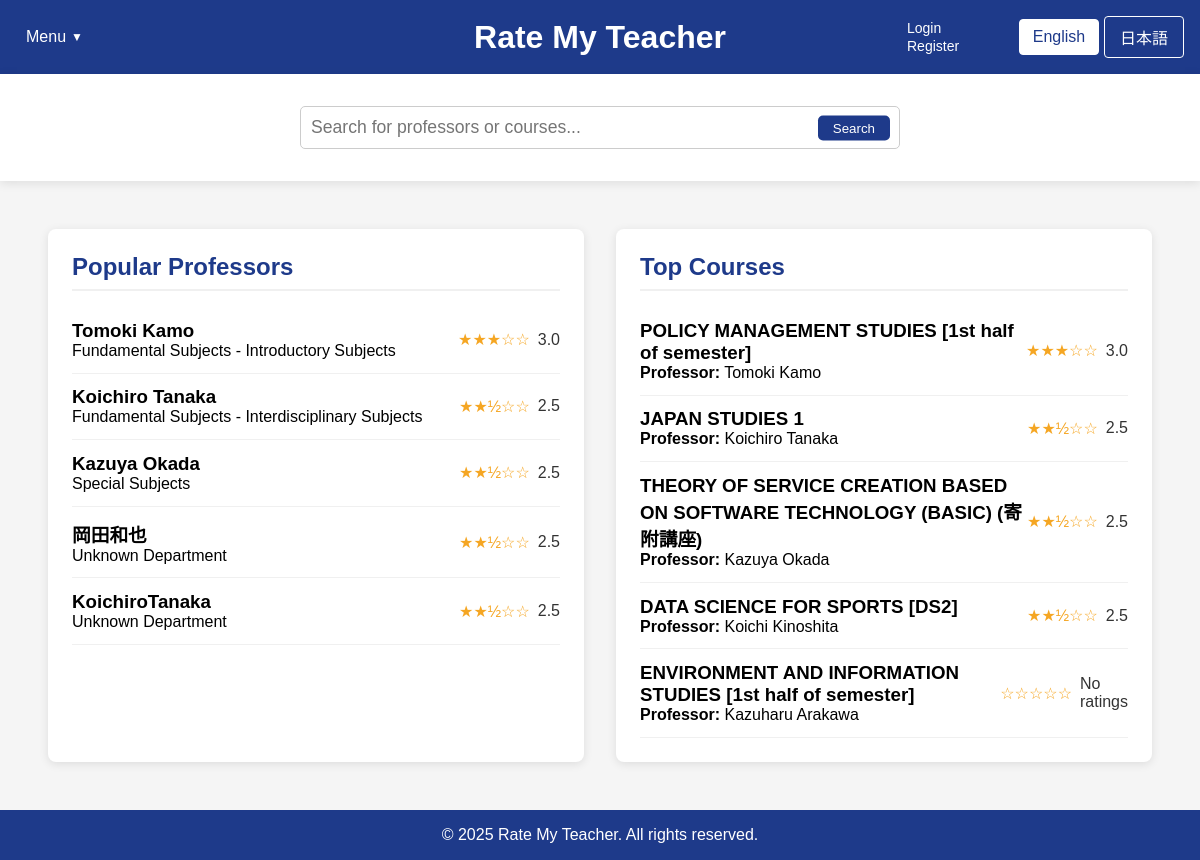
Page /home_fallback.php on the earlier database version.
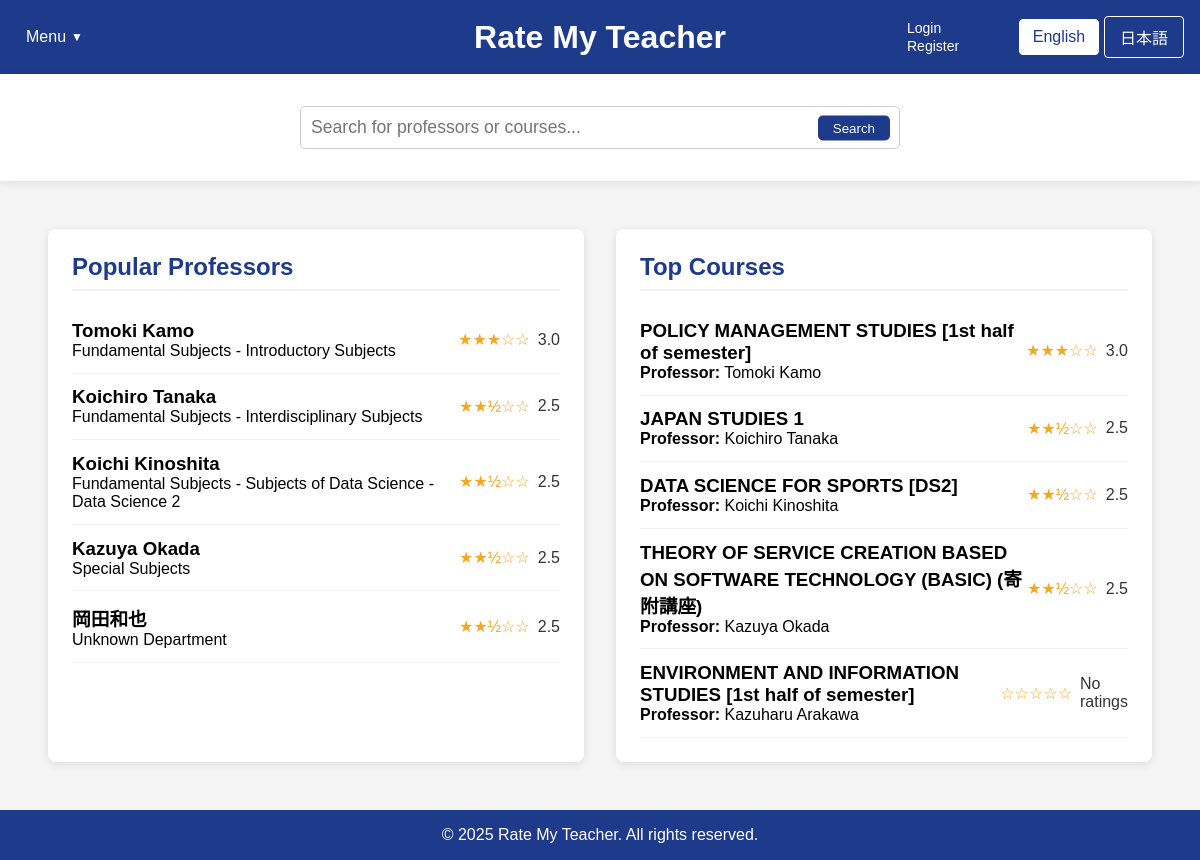
Same page on the later database version.
### tables this page shows
CREATE TABLE professors (
        id INTEGER PRIMARY KEY AUTOINCREMENT,
        name TEXT NOT NULL,
        department TEXT,
        bio TEXT,
        avg_content_quality REAL DEFAULT 0,
        avg_difficulty REAL DEFAULT 0,
        overall_rating REAL DEFAULT 0,
        review_count INTEGER DEFAULT 0
    );

CREATE TABLE courses (
        id INTEGER PRIMARY KEY AUTOINCREMENT,
        name TEXT NOT NULL,
        course_code TEXT,
        description TEXT,
        professor_id INTEGER,
        semester TEXT,
        avg_content_quality REAL DEFAULT 0,
        avg_difficulty REAL DEFAULT 0,
        overall_rating REAL DEFAULT 0,
        review_count INTEGER DEFAULT 0,
        FOREIGN KEY (professor_id) REFERENCES professors(id) ON DELETE SET NULL
    );

### home_fallback.php (the view, shortened to what the rows shown need)
<?php
$isLoggedIn = isset($_SESSION["loggedin"]) && $_SESSION["loggedin"] === true;
require_once 'config.php';
function getTopProfessors($limit = 5) {
    global $conn;
    $professors = [];
    try {
        $ratingCount = 0;
        $ratingCheckResult = $conn->query("SELECT COUNT(*) as count FROM ratings");
        if ($ratingCheckResult) {
            $ratingCountRow = $ratingCheckResult->fetchArray(SQLITE3_ASSOC);
            $ratingCount = $ratingCountRow['count'];
        }
        if ($ratingCount > 0) {
            $hasProfRatingColumns = false;
            $columnsResult = $conn->query("PRAGMA table_info(professors)");
            while ($col = $columnsResult->fetchArray(SQLITE3_ASSOC)) {
                if ($col['name'] === 'avg_content_quality' || $col['name'] === 'overall_rating') {
                    $hasProfRatingColumns = true;
                    break;
                }
            }
            if ($hasProfRatingColumns) {
                $stmt = $conn->prepare("
                    SELECT id, name, department,
                           COALESCE(overall_rating, (avg_content_quality + avg_difficulty) / 2) as avg_rating,
                           COALESCE(avg_content_quality, 0) as avg_content_quality,
                           COALESCE(avg_difficulty, 0) as avg_difficulty,
                           COALESCE(review_count, 0) as review_count
                    FROM professors
                    WHERE COALESCE(review_count, 0) > 0
                    ORDER BY avg_rating DESC, review_count DESC
                    LIMIT :limit
                ");
            }
            $stmt->bindValue(':limit', $limit, SQLITE3_INTEGER);
            $result = $stmt->execute();
            while ($row = $result->fetchArray(SQLITE3_ASSOC)) {
                if (isset($row['avg_rating']) && $row['avg_rating'] !== null) {
                    $row['avg_rating'] = number_format((float)$row['avg_rating'], 1);
                } else {
                    $row['avg_rating'] = "N/A";
                }
                $professors[] = $row;
            }
        }
    } catch (Exception $e) {
        error_log("Error fetching top professors: " . $e->getMessage());
    }
    return $professors;
}
function getTopCourses($limit = 5) {
    global $conn;
    $courses = [];
    try {
        $ratingCount = 0;
        $ratingCheckResult = $conn->query("SELECT COUNT(*) as count FROM ratings");
        if ($ratingCheckResult) {
            $ratingCountRow = $ratingCheckResult->fetchArray(SQLITE3_ASSOC);
            $ratingCount = $ratingCountRow['count'];
        }
        if ($ratingCount > 0) {
            $hasCourseRatingColumns = false;
            $columnsResult = $conn->query("PRAGMA table_info(courses)");
            while ($col = $columnsResult->fetchArray(SQLITE3_ASSOC)) {
                if ($col['name'] === 'avg_content_quality') {
                    $hasCourseRatingColumns = true;
                    break;
                }
            }
            if ($hasCourseRatingColumns) {
                $stmt = $conn->prepare("
                    SELECT c.id, c.name as course_name, c.course_code,
                        COALESCE(c.avg_content_quality, 0) as avg_content_quality,
                        COALESCE(c.avg_difficulty, 0) as avg_difficulty,
                        (COALESCE(c.avg_content_quality, 0) + (5 - COALESCE(c.avg_difficulty, 0))) / 2 as avg_rating,
                        COALESCE(c.review_count, 0) as review_count,
                        p.name as professor_name
                    FROM courses c
                    LEFT JOIN professors p ON c.professor_id = p.id
                    WHERE COALESCE(c.review_count, 0) > 0
                    ORDER BY avg_rating DESC, review_count DESC
                    LIMIT :limit
                ");
            }
            $stmt->bindValue(':limit', $limit, SQLITE3_INTEGER);
            $result = $stmt->execute();
            while ($row = $result->fetchArray(SQLITE3_ASSOC)) {
                if (isset($row['avg_rating']) && $row['avg_rating'] !== null) {
                    $row['avg_rating'] = number_format((float)$row['avg_rating'], 1);
                } else {
                    $row['avg_rating'] = "N/A";
                }
                $courses[] = $row;
            }
        }
        if (count($courses) < $limit) {
            $remaining = $limit - count($courses);
            $excludeIds = array_map(function($course) {
                return $course['id'];
            }, $courses);
            $excludeClause = count($excludeIds) > 0 ? "WHERE c.id NOT IN (" . implode(",", $excludeIds) . ")" : "";
            $stmt = $conn->prepare("
                SELECT c.id, c.name as course_name, c.course_code, p.name as professor_name
                FROM courses c
                LEFT JOIN professors p ON c.professor_id = p.id
                $excludeClause
                LIMIT :limit
            ");
            $stmt->bindValue(':limit', $remaining, SQLITE3_INTEGER);
            $result = $stmt->execute();
            while ($row = $result->fetchArray(SQLITE3_ASSOC)) {
                $row['avg_rating'] = "N/A";
                $courses[] = $row;
            }
        }
    } catch (Exception $e) {
        error_log("Error fetching top courses: " . $e->getMessage());
    }
    return $courses;
}
$topProfessors = getTopProfessors(5);
$topCourses = getTopCourses(5);
?>
<!DOCTYPE html>
<html lang="en">
<head>
    <link rel="stylesheet" href="css/style.css">
</head>
<body>
    <div class="container">
        <header>
                    <?php
                    $currentLang = isset($_COOKIE['language']) && $_COOKIE['language'] == 'ja' ? 'ja' : 'en';
                    ?>
            <div class="header-center">
                <div class="logo">
                    <h1><a href="home.php" style="color: white; text-decoration: none;"><?php echo $currentLang == 'ja' ? 'Rate My Teacher' : 'Rate My Teacher'; ?></a></h1>
                </div>
            </div>
        </header>
        <main style="flex: 1; display: flex; padding: 2rem;">
            <div id="popular-professors" class="content-box" style="flex: 1; background-color: white; margin: 1rem; padding: 1.5rem; border-radius: 8px; box-shadow: 0 2px 10px rgba(0,0,0,0.1);">
                <h2><?php echo $currentLang == 'ja' ? '人気の教授' : 'Popular Professors'; ?></h2>
                <div class="professor-list">
                    <?php foreach ($topProfessors as $professor): ?>
                    <a href="professor_page_template.php?name=<?php echo urlencode(str_replace(' ', '',$professor['name'])); ?>&lang=<?php echo $currentLang; ?>" style="text-decoration: none; color: inherit;">
                        <div class="professor-item" data-id="<?php echo $isLoggedIn ? $professor['id'] : 'login-required'; ?>">
                            <div>
                                <h3><?php echo htmlspecialchars($professor['name']); ?></h3>
                                <p><?php echo htmlspecialchars($professor['department'] ?? 'Unknown Department'); ?></p>
                            </div>
                            <div class="rating">
                                <?php
                                if ($professor['avg_rating'] !== 'N/A' && $professor['avg_rating'] > 0) {
                                    $fullStars = floor($professor['avg_rating']);
                                    $hasHalfStar = $professor['avg_rating'] - $fullStars >= 0.5;
                                    echo str_repeat('★', $fullStars);
                                    echo $hasHalfStar ? '½' : '';
                                    echo str_repeat('☆', 5 - $fullStars - ($hasHalfStar ? 1 : 0));
                                    echo ' <span>' . $professor['avg_rating'] . '</span>';
                                } else {
                                    echo '☆☆☆☆☆ <span>No ratings</span>';
                                }
                                ?>
                            </div>
                        </div>
                    </a>
                    <?php endforeach; ?>
                </div>
            </div>
            <div id="top-courses" class="content-box" style="flex: 1; background-color: white; margin: 1rem; padding: 1.5rem; border-radius: 8px; box-shadow: 0 2px 10px rgba(0,0,0,0.1);">
                <h2><?php echo $currentLang == 'ja' ? '人気のコース' : 'Top Courses'; ?></h2>
                <div class="course-list">
                    <?php foreach ($topCourses as $course): ?>
                    <a href="course.php?course=<?php echo urlencode($course['course_name'] ?? $course['name']); ?>&professor=<?php echo urlencode($course['professor_name'] ?? ''); ?>&lang=<?php echo $currentLang; ?>" style="text-decoration: none; color: inherit;">
                        <div class="course-item" data-id="<?php echo $isLoggedIn ? $course['id'] : 'login-required'; ?>">
                            <div>
                                <h3><?php echo htmlspecialchars($course['course_name'] ?? $course['name']); ?></h3>
                                <p><strong>Professor:</strong> <?php echo htmlspecialchars($course['professor_name'] ?? 'Unknown Professor'); ?></p>
                            </div>
                            <div class="rating">
                                <?php
                                if ($course['avg_rating'] !== 'N/A' && $course['avg_rating'] > 0) {
                                    $fullStars = floor($course['avg_rating']);
                                    $hasHalfStar = $course['avg_rating'] - $fullStars >= 0.5;
                                    echo str_repeat('★', $fullStars);
                                    echo $hasHalfStar ? '½' : '';
                                    echo str_repeat('☆', 5 - $fullStars - ($hasHalfStar ? 1 : 0));
                                    echo ' <span>' . $course['avg_rating'] . '</span>';
                                } else {
                                    echo '☆☆☆☆☆ <span>No ratings</span>';
                                }
                                ?>
                            </div>
                        </div>
                    </a>
                    <?php endforeach; ?>
                </div>
            </div>
        </main>
    </div>
</body>
</html>

Differences in the rows shown:
no longer on this page (row unchanged): professors: name "KoichiroTanaka", department "Unknown Department", fullStars "★★", shows "½", hasHalfStar "☆☆", avg_rating "2.5"
now on this page (row edited): professors: name "Koichi Kinoshita", department "Fundamental Subjects - Subjects of Data Science - Data Science 2", fullStars "★★", shows "½", hasHalfStar "☆☆", avg_rating "2.5"
changed courses "DATA SCIENCE FOR SPORTS [DS2]": moves up the list
